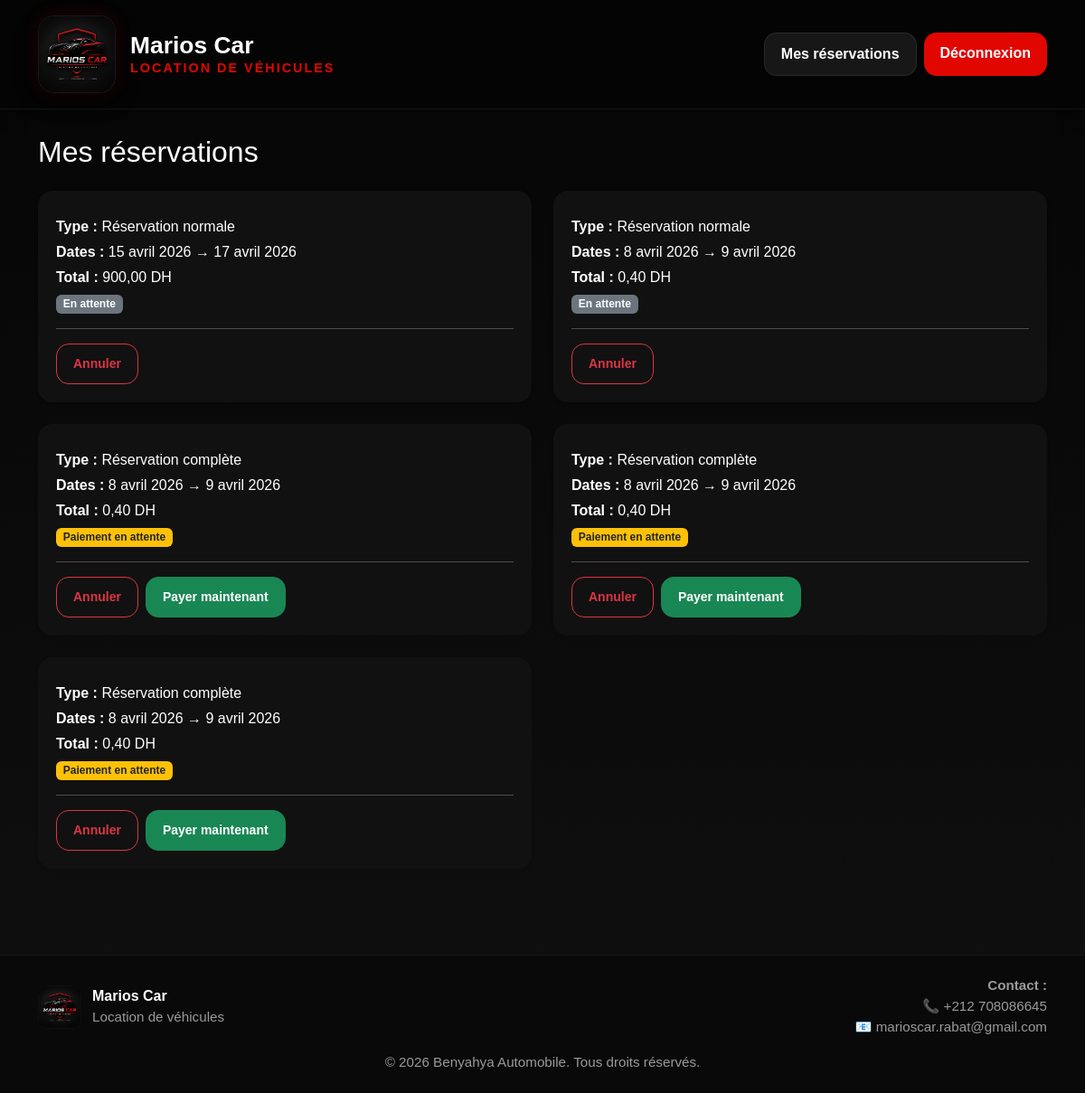
The app's page /mes-reservations/ (signed in) with its own data.
### core/models.py (models this page shows, shortened)
class Reservation(models.Model):
    TYPE_CHOICES = [
        ('normale', 'Réservation normale'),
        ('complete', 'Réservation complète'),
        ('admin', 'Réservation admin'),
    ]
    STATUS_CHOICES = [
        ('en_attente', 'En attente'),
        ('confirmee', 'Confirmée'),
        ('en_cours', 'En cours'),
        ('terminee', 'Terminée'),
        ('annulee', 'Annulée'),
        ('refusee', 'Refusée'),
        ('paiement_en_attente', 'Paiement en attente'),
        ('payee', 'Payée'),
    ]
    TRANSMISSION_CHOICES = [
        ('', 'Toutes'),
        ('manuelle', 'Manuelle'),
        ('automatique', 'Automatique'),
    ]
    car_model = models.ForeignKey(CarModel, on_delete=models.CASCADE, related_name='reservations')
    car_unit = models.ForeignKey(
        CarUnit,
        on_delete=models.SET_NULL,
        null=True,
        blank=True,
        related_name='reservations'
    )
    client = models.ForeignKey(
        Client,
        on_delete=models.SET_NULL,
        null=True,
        blank=True,
        related_name='reservations'
    )
    user = models.ForeignKey(
        User,
        on_delete=models.SET_NULL,
        null=True,
        blank=True,
        related_name='reservations'
    )
    type_reservation = models.CharField(max_length=20, choices=TYPE_CHOICES, default='admin')
    statut = models.CharField(max_length=30, choices=STATUS_CHOICES, default='en_attente')
    requested_transmission = models.CharField(
        max_length=20,
        choices=TRANSMISSION_CHOICES,
        blank=True,
        default=''
    )
    nom_complet = models.CharField(max_length=150)
    email = models.EmailField()
    telephone = models.CharField(max_length=20)
    adresse = models.CharField(max_length=255, blank=True)
    cin = models.CharField(max_length=50, blank=True)
    numero_permis = models.CharField(max_length=100, blank=True)
    date_debut = models.DateField()
    date_fin = models.DateField()
    kilometrage_depart = models.PositiveIntegerField(default=0)
    kilometrage_retour = models.PositiveIntegerField(null=True, blank=True)
    prix_par_jour_capture = models.DecimalField(max_digits=10, decimal_places=2, default=0)
    montant_total = models.DecimalField(max_digits=10, decimal_places=2, default=0)
    caution = models.DecimalField(max_digits=10, decimal_places=2, default=0)
    avance = models.DecimalField(max_digits=10, decimal_places=2, default=0)
    notes_admin = models.TextField(blank=True)
    est_annulable = models.BooleanField(default=True)
    created_at = models.DateTimeField(auto_now_add=True)
    class Meta:
        ordering = ['-created_at']
    def peut_etre_annulee_par_client(self):
        return self.statut in ['en_attente', 'paiement_en_attente'] and self.est_annulable

### core/views.py (the view)
# urls.py: path('mes-reservations/', views.my_reservations, name='my_reservations'),
@login_required
def my_reservations(request):
    reservations = Reservation.objects.filter(
        user=request.user
    ).select_related('car_model', 'car_unit').order_by('-created_at')
    if not reservations.exists() and request.user.email:
        reservations = Reservation.objects.filter(
            email=request.user.email
        ).select_related('car_model', 'car_unit').order_by('-created_at')
    return render(request, 'my_reservations.html', {'reservations': reservations})

### core/templates/my_reservations.html (shortened to what this page needs)
{% extends 'base.html' %}
{% block content %}
<h2 class="mb-4">Mes réservations</h2>
<div class="row g-4">
    {% for r in reservations %}
    <div class="col-md-6">
        <div class="card shadow-sm border-0 rounded-4">
            <div class="card-body">
                <p class="mb-1"><strong>Type :</strong> {{ r.get_type_reservation_display }}</p>
                <p class="mb-1"><strong>Dates :</strong> {{ r.date_debut }} → {{ r.date_fin }}</p>
                <p class="mb-1"><strong>Total :</strong> {{ r.montant_total }} DH</p>
                {% if r.statut == 'en_attente' %}
                    <span class="badge bg-secondary badge-status">En attente</span>
                {% elif r.statut == 'confirmee' %}
                    <span class="badge bg-success badge-status">Confirmée</span>
                {% elif r.statut == 'annulee' %}
                    <span class="badge bg-dark badge-status">Annulée</span>
                {% elif r.statut == 'refusee' %}
                    <span class="badge bg-danger badge-status">Refusée</span>
                {% elif r.statut == 'paiement_en_attente' %}
                    <span class="badge bg-warning text-dark badge-status">Paiement en attente</span>
                {% elif r.statut == 'payee' %}
                    <span class="badge bg-primary badge-status">Payée</span>
                {% endif %}
                <hr>
                <div class="d-flex gap-2 flex-wrap">
                    {% if r.peut_etre_annulee_par_client %}
                        <a href="{% url 'cancel_reservation' r.id %}" class="btn btn-outline-danger btn-sm">
                            Annuler
                        </a>
                    {% endif %}
                    {% if r.statut == 'paiement_en_attente' %}
                        <a href="{% url 'checkout' r.id %}" class="btn btn-success btn-sm">
                            Payer maintenant
                        </a>
                    {% endif %}
                </div>
            </div>
        </div>
    </div>
    {% empty %}
    <div class="col-12">
        <div class="alert alert-light border">
            Vous n’avez encore aucune réservation.
        </div>
    </div>
    {% endfor %}
</div>
{% endblock %}

### core/templates/base.html (style rules this page uses)
:root { --bg-main: #050505; --bg-card: #111111; --bg-soft: #181818; --text-main: #ffffff; --text-soft: #bdbdbd; --red-main: #e10600; --red-hover: #ff2d26; --border-soft: rgba(255,255,255,0.08); --shadow-main: 0 10px 30px rgba(0,0,0,0.35); }
body { background: linear-gradient(to bottom, #050505, #101010); color: var(--text-main); font-family: Arial, sans-serif; }
a { text-decoration: none; }
.btn { border-radius: 14px; font-weight: 700; padding: 11px 18px; }
.card, .car-card { background: var(--bg-card); border: 1px solid var(--border-soft); border-radius: 22px; box-shadow: var(--shadow-main); overflow: hidden; color: #fff; }
.card-body { padding: 20px; }

### records on screen
Reservation: type_reservation "Réservation normale", date_debut "15 avril 2026", date_fin "17 avril 2026", montant_total "900,00", statut "En attente"
Reservation: type_reservation "Réservation normale", date_debut "8 avril 2026", date_fin "9 avril 2026", montant_total "0,40", statut "En attente"
Reservation: type_reservation "Réservation complète", date_debut "8 avril 2026", date_fin "9 avril 2026", montant_total "0,40", shows "Paiement en attente", est_annulable "Annuler", shows "Payer maintenant"
Reservation: type_reservation "Réservation complète", date_debut "8 avril 2026", date_fin "9 avril 2026", montant_total "0,40", shows "Paiement en attente", est_annulable "Annuler", shows "Payer maintenant"
Reservation: type_reservation "Réservation complète", date_debut "8 avril 2026", date_fin "9 avril 2026", montant_total "0,40", shows "Paiement en attente", est_annulable "Annuler", shows "Payer maintenant"
